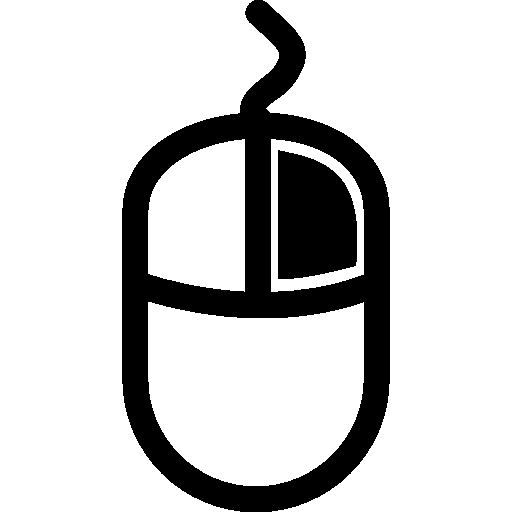
#> input picture assets/right.png, 512 x 512 px
$ python main.py
#> lines starting #> are read from the running program, lines starting #| are printed output that depends on the picture
#!/usr/bin/env python
import numpy as np
import cv2
import sys
import json
import os


import pdb

BLUE = [255,0,0]        # rectangle color
RED = [0,0,255]         # PR BG
GREEN = [0,255,0]       # PR FG
BLACK = [0,0,0]         # sure BG
WHITE = [255,255,255]   # sure FG

DRAW_BG = {'color' : BLACK, 'val' : 0}
DRAW_FG = {'color' : WHITE, 'val' : 1}
DRAW_PR_FG = {'color' : GREEN, 'val' : 3}
DRAW_PR_BG = {'color' : RED, 'val' : 2}

#icons

right_mouse = cv2.resize(cv2.imread('assets/right.png'), (40, 45))
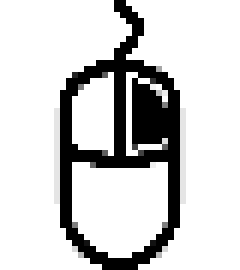
#> right_mouse: shape (45, 40, 3) (shown 6 times larger); min 0, max 255, mean 207.9
left_mouse = cv2.resize(cv2.imread('assets/left.png'), (40, 45))
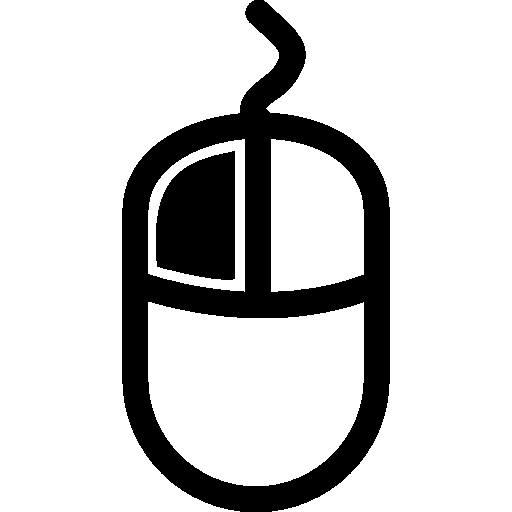
#> input picture assets/left.png, 512 x 512 px
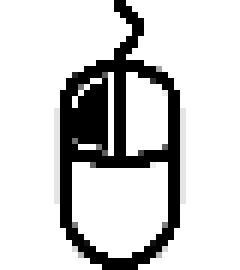
#> left_mouse: shape (45, 40, 3) (shown 6 times larger); min 0, max 255, mean 207.8

# setting up flags
rect = (0,0,1,1)
drawing = False         # flag for drawing curves
rectangle = False       # flag for drawing rect
rect_over = False       # flag to check if rect drawn
rect_or_mask = 100      # flag for selecting rect or mask mode
value = DRAW_FG         # drawing initialized to FG
thickness = 3           # brush thickness

# [43 lines left out: function onmouse, not called in this run]

if __name__ == '__main__':

    # print documentation
    print(__doc__)

    # Loading images
    if len(sys.argv) == 2:
        filename = sys.argv[1] # for drawing purposes
    else:
        print("No input image given, so loading default image, ../data/lena.jpg \n")
        print("Correct Usage: python grabcut.py <filename> \n")
        #filename = r'C:\cv_projects\Images for test\hen\110.jpeg'

#> (the run stopped early here; a loop or call above may not have finished)
